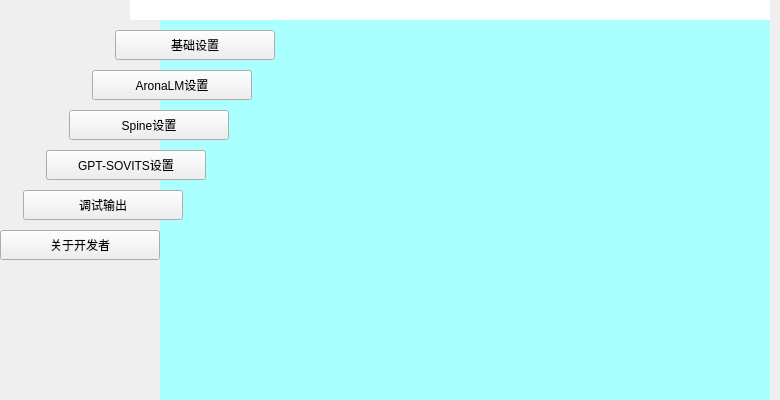
<?xml version="1.0" encoding="UTF-8"?>
<ui version="4.0">
 <class>SettingsWidgetClass</class>
 <widget class="QWidget" name="SettingsWidgetClass">
  <property name="geometry">
   <rect>
    <x>0</x>
    <y>0</y>
    <width>780</width>
    <height>400</height>
   </rect>
  </property>
  <property name="windowTitle">
   <string>SettingsWidget</string>
  </property>
  <property name="styleSheet">
   <string notr="true"/>
  </property>
  <widget class="ParallelogramButton" name="basicSettingsButton">
   <property name="geometry">
    <rect>
     <x>115</x>
     <y>30</y>
     <width>160</width>
     <height>30</height>
    </rect>
   </property>
   <property name="styleSheet">
    <string notr="true"/>
   </property>
   <property name="text">
    <string>基础设置</string>
   </property>
  </widget>
  <widget class="ParallelogramButton" name="debugOutputButton">
   <property name="geometry">
    <rect>
     <x>23</x>
     <y>190</y>
     <width>160</width>
     <height>30</height>
    </rect>
   </property>
   <property name="styleSheet">
    <string notr="true"/>
   </property>
   <property name="text">
    <string>调试输出</string>
   </property>
  </widget>
  <widget class="ParallelogramButton" name="aronaLMSettingsButton">
   <property name="geometry">
    <rect>
     <x>92</x>
     <y>70</y>
     <width>160</width>
     <height>30</height>
    </rect>
   </property>
   <property name="styleSheet">
    <string notr="true"/>
   </property>
   <property name="text">
    <string>AronaLM设置</string>
   </property>
  </widget>
  <widget class="ParallelogramButton" name="spineSettingsButton">
   <property name="geometry">
    <rect>
     <x>69</x>
     <y>110</y>
     <width>160</width>
     <height>30</height>
    </rect>
   </property>
   <property name="styleSheet">
    <string notr="true"/>
   </property>
   <property name="text">
    <string>Spine设置</string>
   </property>
  </widget>
  <widget class="ParallelogramButton" name="gptSOVITSSettingsButton">
   <property name="geometry">
    <rect>
     <x>46</x>
     <y>150</y>
     <width>160</width>
     <height>30</height>
    </rect>
   </property>
   <property name="styleSheet">
    <string notr="true"/>
   </property>
   <property name="text">
    <string>GPT-SOVITS设置</string>
   </property>
  </widget>
  <widget class="ParallelogramButton" name="aboutDeveloperButton">
   <property name="geometry">
    <rect>
     <x>0</x>
     <y>230</y>
     <width>160</width>
     <height>30</height>
    </rect>
   </property>
   <property name="styleSheet">
    <string notr="true"/>
   </property>
   <property name="text">
    <string>关于开发者</string>
   </property>
  </widget>
  <widget class="ParallelogramWidget" name="topInformationWidget" native="true">
   <property name="geometry">
    <rect>
     <x>130</x>
     <y>0</y>
     <width>640</width>
     <height>20</height>
    </rect>
   </property>
   <property name="styleSheet">
    <string notr="true">background-color: rgb(255, 255, 255);</string>
   </property>
  </widget>
  <widget class="ParallelogramWidget" name="mainBGWidget" native="true">
   <property name="geometry">
    <rect>
     <x>160</x>
     <y>20</y>
     <width>610</width>
     <height>380</height>
    </rect>
   </property>
   <property name="styleSheet">
    <string notr="true">background-color: rgb(170, 255, 255);</string>
   </property>
  </widget>
  <zorder>mainBGWidget</zorder>
  <zorder>basicSettingsButton</zorder>
  <zorder>debugOutputButton</zorder>
  <zorder>aronaLMSettingsButton</zorder>
  <zorder>spineSettingsButton</zorder>
  <zorder>gptSOVITSSettingsButton</zorder>
  <zorder>aboutDeveloperButton</zorder>
  <zorder>topInformationWidget</zorder>
 </widget>
 <layoutdefault spacing="6" margin="11"/>
 <customwidgets>
  <customwidget>
   <class>ParallelogramButton</class>
   <extends>QPushButton</extends>
   <header>parallelogrambutton.h</header>
  </customwidget>
  <customwidget>
   <class>ParallelogramWidget</class>
   <extends>QWidget</extends>
   <header>parallelogramwidget.h</header>
   <container>1</container>
  </customwidget>
 </customwidgets>
 <resources/>
 <connections/>
</ui>
